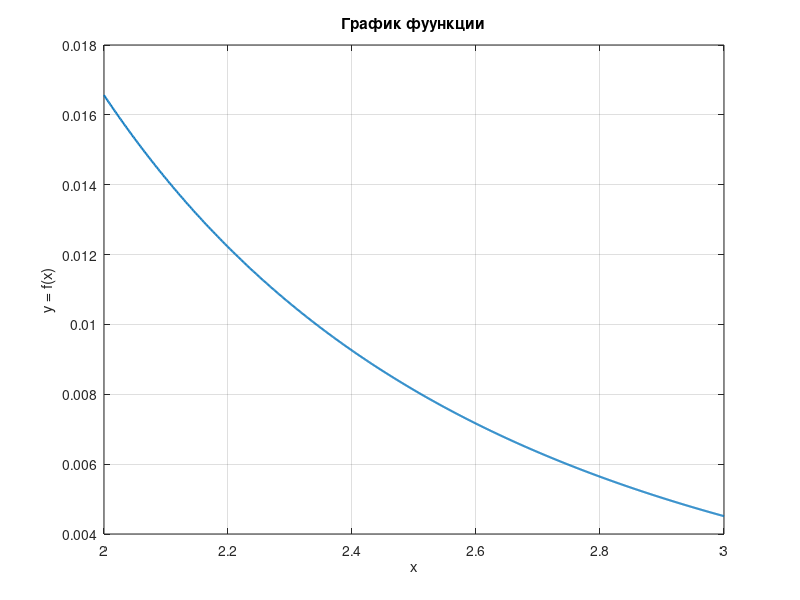

This figure's MATLAB source:
% Пределы интегрирования a,b
a = 2;
b = 3;
f = @(x) 1./((x.^3+3.*x.^2+3.*x+1).*sqrt(x.^2+2.*x-3));

% Вычислим точный интеграл I_точное при помощи встроенной функции integral
I_accuracy1 = integral(f, a, b);
fprintf("Точное при помощи функции integral: %.10f\n\n", I_accuracy1);

% График
x_plot = linspace(a, b, 1000);
figure;
plot(x_plot, f(x_plot), 'LineWidth', 1.5);
grid on;
title("График фуункции");
xlabel('x');
ylabel('y = f(x)');

%Задаем кол-во промежутков, шаг обучения и узлы разбиения 
n = 6;
h = (b - a) / n;
node = linspace(a, b, n+1);

% Квадратурные методы (формулы)
Left_rectangle = h*sum(f(node(1:end-1)));
Right_rectangle = h*sum(f(node(2:end)));
Trapezoid = (Left_rectangle + Right_rectangle) / 2;
fprintf("Метод трапеции: %.10f\n", Trapezoid);
Simpson_integral = h * (f(node(1)) + f(node(end)) + 4 * sum(f(node(2:2:end-1))) + 2 * sum(f(node(3:2:end-2)))) / 3;
fprintf("Метод Симпсона: %.10f\n\n", Simpson_integral);

%Оценка погрешностей и пересчитать для h/2, т.е. 2n = 2 * n
n2 = 2 * n;
h = (b - a) / n2;
node_2 = linspace(a, b, n2 + 1);

%Квадратурные методы в смысле 2n:
Left_rectangle_1 = h*sum(f(node_2(1:end-1)));
Right_rectangle_1 = h*sum(f(node_2(2:end)));
Trapezoid_1 = (Left_rectangle_1 + Right_rectangle_1) / 2;
fprintf("Метод трапеции (в смысле 2n): %.10f\n", Trapezoid_1);
Simpson_integral_1 = h * (f(node_2(1)) + f(node_2(end)) + 4 * sum(f(node_2(2:2:end-1))) + 2 * sum(f(node_2(3:2:end-2)))) / 3;
fprintf("Метод Симпсона (в смысле 2n): %.10f\n\n", Simpson_integral_1);


% Оценка погрешности:
R_Trapezoid = abs((Trapezoid_1 - Trapezoid)/3);
fprintf("Погрешность Рунге трапеций: %.20f\n", R_Trapezoid);
R_Simpson = abs((Simpson_integral_1 - Simpson_integral) / 15);
fprintf("Погрешность Рунге метод Симпсона: %.20f\n\n", R_Simpson);

% Уточняющий интеграл: результат интеграла по методам + Рунге по всем метод
Clarify_Trapezoid = Trapezoid_1 + R_Trapezoid;
fprintf("Уточняющий интеграл трапеций: %.20f\n", Clarify_Trapezoid);
Clarify_Simpson =  Simpson_integral_1 + R_Simpson;
fprintf("Уточняющий интеграл Симпсон: %.20f\n\n", Clarify_Simpson);

% Сравнение погрешностей: |фактическое (через integral) - I_уточняющее|
fin4 = abs(I_accuracy1 - Clarify_Trapezoid);
fprintf("Фактический итеграл для трапеций: %.20f\n\n", fin4);
fin5 = abs(I_accuracy1 - Clarify_Simpson);
fprintf("Фактический итеграл для Симпсона: %.20f\n\n", fin5);
